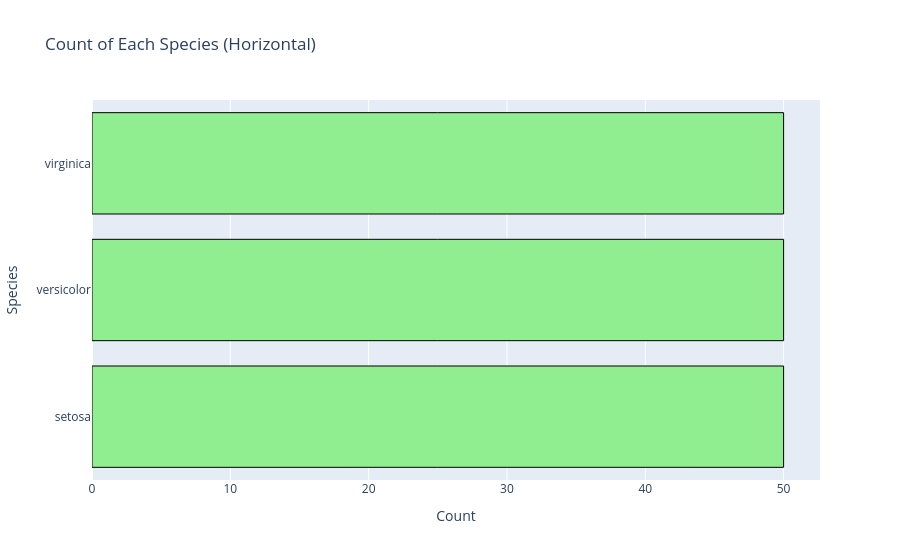

Notebook code for this chart:
### Code cell
# Horizontal bar plot
species_counts = iris['species'].value_counts().reset_index()
species_counts.columns = ['species', 'count']

fig = px.bar(
    species_counts,
    y='species',
    x='count',
    orientation='h',
    title='Count of Each Species (Horizontal)',
    labels={'species': 'Species', 'count': 'Count'},
    color_discrete_sequence=['lightgreen']
)
fig.update_traces(marker_line_color='black', marker_line_width=1)
fig.show()

### Figure 1 — Plotly figure (JSON) as saved in the notebook; plotly's stock layout.template omitted (floating-point values rounded to 4 significant figures)
{"data": [{"hovertemplate": "Count=%{x}<br>Species=%{y}<extra></extra>", "legendgroup": "", "marker": {"color": "lightgreen", "line": {"color": "black", "width": 1}, "pattern": {"shape": ""}}, "name": "", "orientation": "h", "showlegend": false, "textposition": "auto", "type": "bar", "x": [50, 50, 50], "xaxis": "x", "y": ["setosa", "versicolor", "virginica"], "yaxis": "y"}], "layout": {"barmode": "relative", "legend": {"tracegroupgap": 0}, "title": {"text": "Count of Each Species (Horizontal)"}, "xaxis": {"anchor": "y", "domain": [0, 1], "title": {"text": "Count"}}, "yaxis": {"anchor": "x", "domain": [0, 1], "title": {"text": "Species"}}}}
